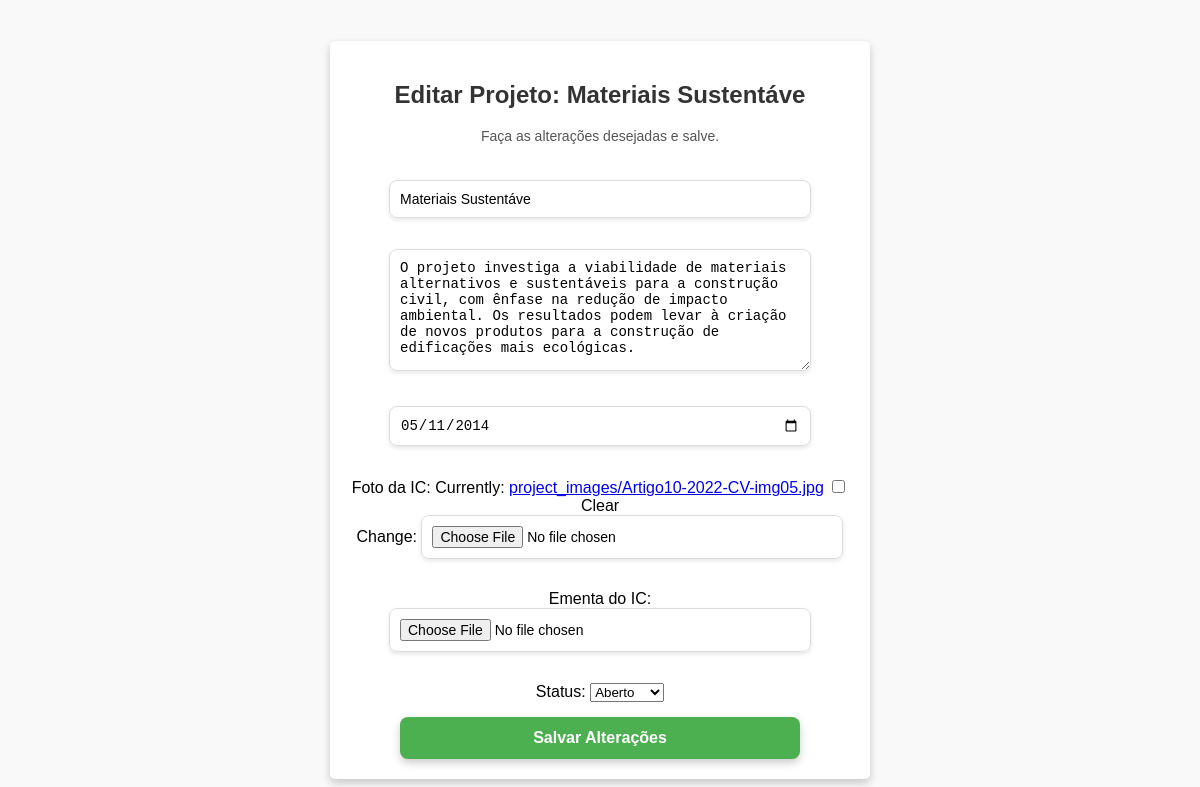
Page /feed/edit_project/28/ (signed in) on the committed database.
### feed/models.py (models this page shows, shortened)
class Project(models.Model):
    OPEN_STATUS = True
    CLOSED_STATUS = False
    STATUS_CHOICES = (
        (OPEN_STATUS, 'Aberto'),
        (CLOSED_STATUS, 'Fechado'),
    )
    title = models.CharField(max_length=100)
    body = models.TextField(max_length=750)
    calendar = models.DateField(null=True, blank=True)
    author = models.ForeignKey(
        Profile,
        limit_choices_to={'role': 'teacher'},
        on_delete=models.CASCADE,
        null=True,
        blank=True,
        related_name='created_projects'
    )
    students = models.ManyToManyField(
        Profile,
        related_name='joined_projects',
        limit_choices_to={'role': 'student'},
        blank=True
    )
    image = models.ImageField(upload_to='project_images/', null=True, blank=True)
    pdf_file = models.FileField(upload_to='project_pdfs/', null=True, blank=True)
    status = models.BooleanField(default=OPEN_STATUS, choices=STATUS_CHOICES)

### feed/views.py (the view)
# urls.py: path('edit_project/<int:project_id>/', views.edit_project, name='edit_project'),
@login_required
def edit_project(request, project_id):
    project = get_object_or_404(Project, id=project_id)
    if project.author.user != request.user:
        raise Http404("Você não tem permissão para editar este projeto.")
    if request.method == 'POST':
        form = ProjectForm(request.POST, request.FILES, instance=project)
        if form.is_valid():
            form.save()
            return redirect('home')
    else:
        form = ProjectForm(instance=project)
    return render(request, 'edit_project.html', {'form': form, 'project': project})

### feed/templates/edit_project.html (shortened to what this page needs)
<!DOCTYPE html>
<html lang="pt-br">
<head>
</head>
<body>
    <main class="main">
        <div class="section-header">
            <h2 class="section-title">Editar Projeto: {{ project.title }}</h2>
            <p class="section-subtitle">Faça as alterações desejadas e salve.</p>
        </div>
        <form method="post" enctype="multipart/form-data">
            {{ form.as_p }}
            <button type="submit" class="submit-btn">Salvar Alterações</button>
        </form>
    </main>
</body>
</html>

### feed/templates/edit_project.html (style rules this page uses)
body { font-family: Arial, sans-serif; margin: 0; background-color: #f9f9f9; display: flex; justify-content: center; align-items: center; min-height: 100vh; flex-direction: column; text-align: center; }
.main { width: 90%; max-width: 500px; background-color: #fff; padding: 20px; border-radius: 5px; box-shadow: 0 4px 8px rgba(0, 0, 0, 0.2); margin-top: 20px; }
.section-header { margin-bottom: 20px; }
.section-title { font-size: 24px; color: #333; }
.section-subtitle { font-size: 14px; color: #555; }
form { display: flex; flex-direction: column; align-items: center; }
form p { width: 100%; margin-bottom: 15px; }
form input[type="text"], form input[type="date"], form input[type="file"], form textarea { width: 100%; max-width: 400px; padding: 10px; border-radius: 8px; border: 1px solid #ddd; font-size: 14px; background-color: rgba(255, 255, 255, 0.9); box-shadow: 0 2px 4px rgba(0, 0, 0, 0.1); }
form textarea { resize: vertical; height: 100px; }
.submit-btn { width: 100%; max-width: 400px; padding: 12px; background-color: #4CAF50; color: white; font-size: 16px; font-weight: bold; border: none; border-radius: 8px; cursor: pointer; box-shadow: 0 4px 8px rgba(0, 0, 0, 0.2); transition: background-color 0.3s ease; }

### rows in the picture
Project: title "Materiais Sustentáve", body "O projeto investiga a viabilidade de materiais alternativos e sustentáveis para a construção civil, com ênfase na redução de impacto ambiental. Os resultados podem levar à criação de novos produtos para a construção de edificações mais ecológicas.", calendar "05/11/2014", status "Aberto"
